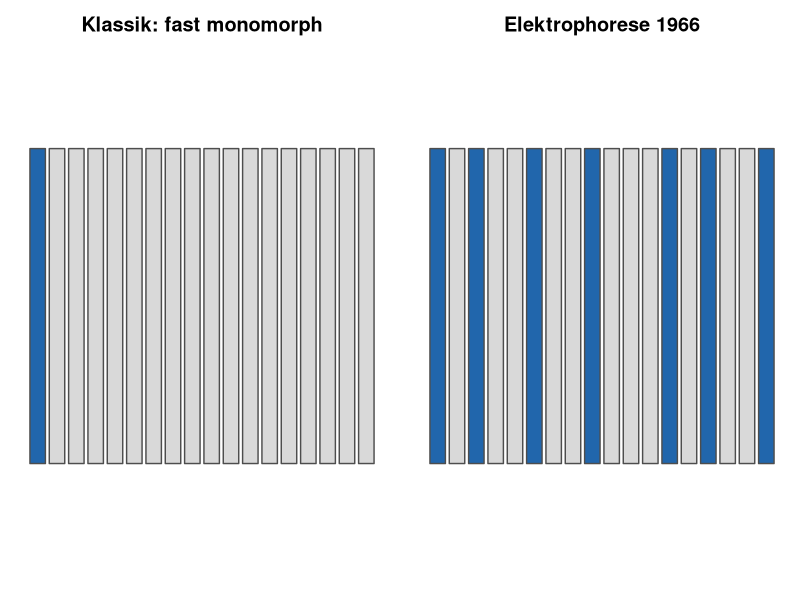
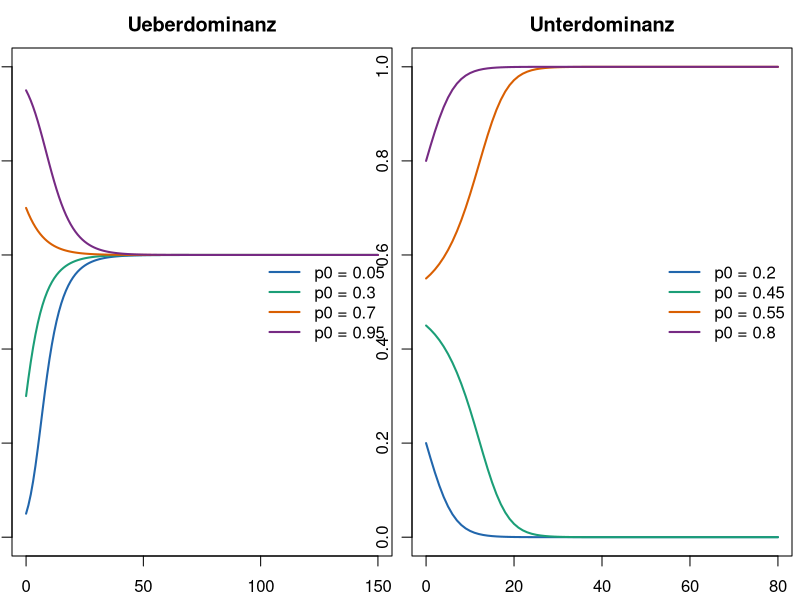
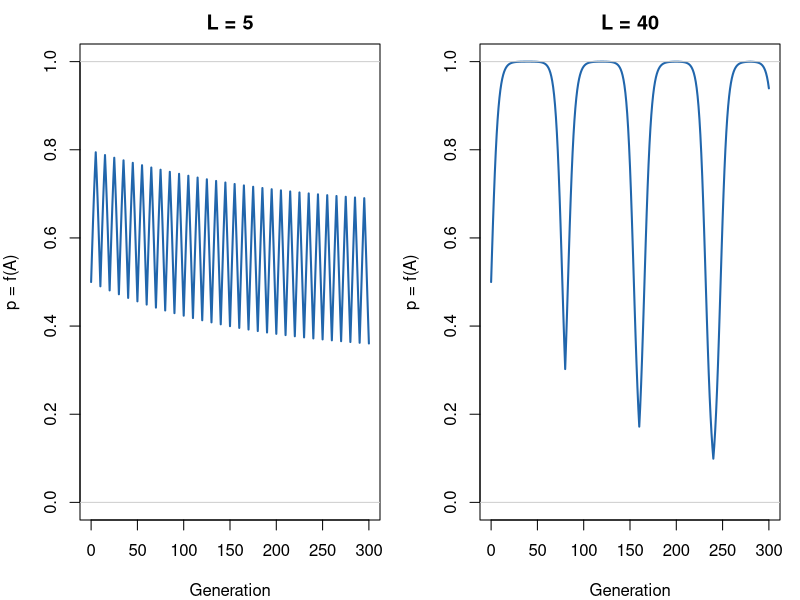

R code for these plots, in order:
## ---- chunk 1
selection_step_general <- function(p, fitness) {
  q <- 1 - p
  names(fitness) <- c("AA", "AB", "BB")
  wbar <- p^2 * fitness["AA"] +
    2 * p * q * fitness["AB"] +
    q^2 * fitness["BB"]
  (p^2 * fitness["AA"] + p * q * fitness["AB"]) / wbar
}

simulate_p <- function(p0, fitness, generations = 200) {
  p <- numeric(generations + 1)
  p[1] <- p0
  for (t in seq_len(generations)) {
    p[t + 1] <- selection_step_general(p[t], fitness)
  }
  data.frame(generation = 0:generations, p = p)
}

simulate_fluct <- function(p0, w1, w2, L, generations = 400) {
  p <- numeric(generations + 1)
  p[1] <- p0
  for (t in seq_len(generations)) {
    env1 <- ((t - 1) %/% L) %% 2 == 0
    p[t + 1] <- selection_step_general(p[t], if (env1) w1 else w2)
  }
  data.frame(generation = 0:generations, p = p)
}

plot_starts <- function(starts, fitness, generations = 150, main = "") {
  plot(NA, xlim = c(0, generations), ylim = c(0, 1),
       xlab = "Generation", ylab = "p = f(A)", main = main)
  cols <- c("#2166ac", "#1b9e77", "#d95f02", "#762a83")
  for (i in seq_along(starts)) {
    sim <- simulate_p(starts[i], fitness, generations)
    lines(sim$generation, sim$p, lwd = 2, col = cols[i])
  }
  legend("right", paste("p0 =", starts), col = cols[seq_along(starts)],
         lwd = 2, bty = "n")
}

draw_loci <- function(poly, main) {
  n <- length(poly)
  plot(NA, xlim = c(0.4, n + 0.6), ylim = c(0, 1.15), axes = FALSE,
       xlab = "", ylab = "", main = main)
  for (i in seq_len(n)) {
    rect(i - 0.4, 0.18, i + 0.4, 0.95,
         col = if (poly[i] == 1) "#2166ac" else "#d9d9d9",
         border = "#4d4d4d", lwd = 1.4)
  }
}
## ---- chunk 2
klassik <- c(1, rep(0, 17))
elektrophorese <- c(1, 0, 1, 0, 0, 1, 0, 0, 1, 0, 0, 0, 1, 0, 1, 0, 0, 1)
par(mfrow = c(1, 2), mar = c(2.2, 0.6, 2.4, 0.4))
draw_loci(klassik, "Klassik: fast monomorph")
draw_loci(elektrophorese, "Elektrophorese 1966")
## ---- chunk 3
overdom <- c(wAA = 0.80, wAB = 1.00, wBB = 0.70)
plot_starts(c(0.05, 0.3, 0.7, 0.95), overdom, main = "Ueberdominanz")
## ---- chunk 4
underdom <- c(wAA = 1.00, wAB = 0.70, wBB = 1.00)
plot_starts(c(0.2, 0.45, 0.55, 0.8), underdom, generations = 80,
            main = "Unterdominanz")
## ---- chunk 5
w_sommer <- c(AA = 1.30, AB = 1.00, BB = 0.75)
w_winter <- c(AA = 0.75, AB = 1.00, BB = 1.30)
L_values <- c(5, 40)   # Parameter aendern, z.B. 2, 10, 80
par(mfrow = c(1, 2), mar = c(4, 4, 2.2, 1))
for (L in L_values) {
  sim <- simulate_fluct(0.5, w_sommer, w_winter, L, generations = 300)
  plot(sim$generation, sim$p, type = "l", lwd = 2, col = "#2166ac",
       ylim = c(0, 1), xlab = "Generation", ylab = "p = f(A)",
       main = paste("L =", L))
  abline(h = c(0, 1), col = "grey80")
}
